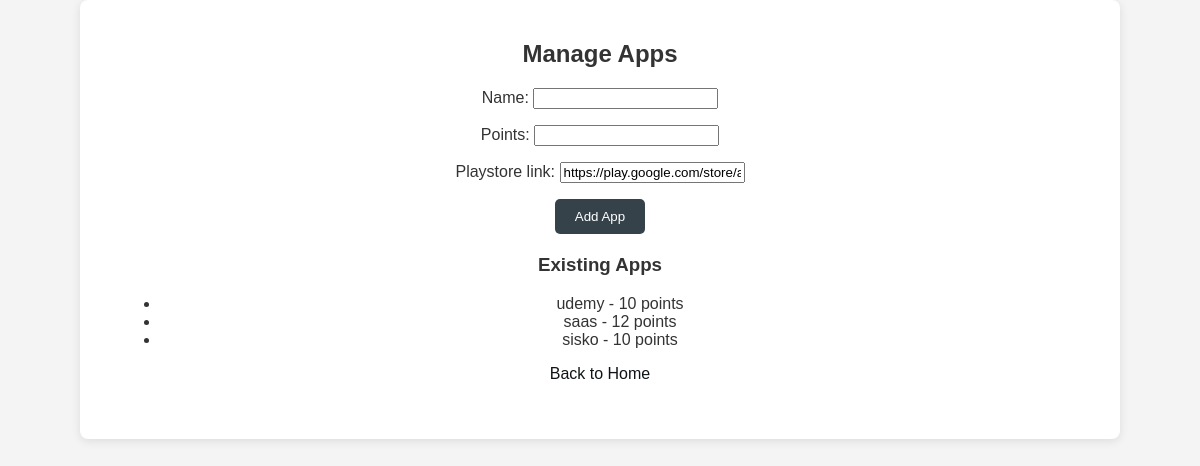
Page /manage_apps/ (signed in) on the committed database.
### myapp/models.py (models this page shows, shortened)
class App(models.Model):
    name = models.CharField(max_length=100)
    points = models.IntegerField()
    playstore_link = models.URLField(default='https://play.google.com/store/apps/details?id=com.example')

### myapp/views.py (the view)
# urls.py: path('manage_apps/', manage_apps, name='manage_apps'),
@login_required
@user_passes_test(is_admin)
def manage_apps(request):
    if request.method == 'POST':
        form = AppForm(request.POST)
        if form.is_valid():
            form.save()
            return redirect('manage_apps')  # Redirect to the same page after saving
    else:
        form = AppForm()
    apps = App.objects.all()
    return render(request, 'manage_apps.html', {'form': form, 'apps': apps})

### myapp/forms.py
class AppForm(forms.ModelForm):
    class Meta:
        model = App
        fields = '__all__'

### myapp/views.py (called while the page is built)
def is_admin(user):
    return user.is_staff  # Check if the user is an admin

### myapp/templates/manage_apps.html (shortened to what this page needs)
<!DOCTYPE html>
<html lang="en">
<head>
    {% load static %}
    <link rel="stylesheet" href="{% static 'css/styles.css' %}">
</head>
<body>
    <div class="container">
        <h2>Manage Apps</h2>
        <form method="post">
            {{ form.as_p }}
            <button type="submit">Add App</button>
        </form>
        <h3>Existing Apps</h3>
        <ul>
            {% for app in apps %}
                <li>{{ app.name }} - {{ app.points }} points</li>
            {% empty %}
                <li>No apps available.</li>
            {% endfor %}
        </ul>
        <p><a href="{% url 'home' %}">Back to Home</a></p>
    </div>
</body>
</html>

### myapp/static/css/styles.css (style rules this page uses)
body { font-family: 'Arial', sans-serif; background-color: #f4f4f4; margin: 0; padding: 0; color: #333; }
.container { width: 80%; max-width: 1200px; margin: auto; padding: 20px; background: #ffffff; border-radius: 8px; box-shadow: 0 2px 10px rgba(0, 0, 0, 0.1); }
h1, h2 { margin: 0; }
a { color: #0f1416; text-decoration: none; transition: color 0.3s; }
button { background: #35424a; color: #ffffff; border: none; padding: 10px 20px; cursor: pointer; border-radius: 5px; transition: background 0.3s; }
form { margin: 20px 0; }
.container { text-align: center; padding: 40px; }

### rows in the picture
App: name "udemy", points "10"
App: name "saas", points "12"
App: name "sisko", points "10"
